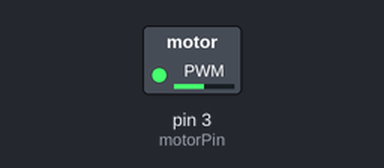
A sketch run on a simulated Arduino Uno, built with avr-gcc and run on an emulated ATmega328P. Shown: switched loads named in the sketch (green lamp = pin HIGH).

Above: at 0.1 s.
At 39.75 s:
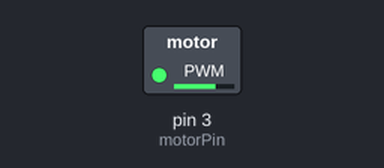
Timing chart, 0 to 40.0 s (numbered marks = the images above):
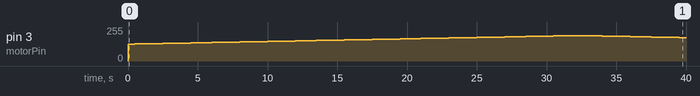

The sketch:

dc_motor_control.ino
```cpp
const int motorPin = 3; // motor speed pin 3 to DC motor

void setup() {
  // put your setup code here, to run once:
  pinMode(motorPin, OUTPUT); // set motorPin as output
}

void loop() {
  // put your code here, to run repeatedly:
  for (int i = 127; i < 191; i++) { // increase motor to 3/4 speed
    analogWrite(motorPin, i); // set the speed of motor
    delay(500); // 0.5 sec delay
  }

  for (int i = 191; i >= 127; i--) { // decrease motor to 1/2 speed
    analogWrite(motorPin, i); // set the speed of motor
    delay(500); // 0.5 sec delay
  }
}
```

Measured:
- by itself, pin 3 (motorPin): rises from 0/255 to 191/255 in 32.0 s, then falls to 176/255 in 7.5 s
